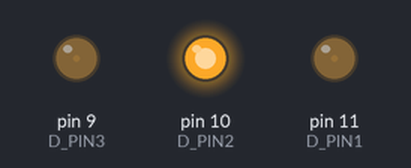
Recording of a sketch running on a simulated Arduino Uno, built with avr-gcc and run on an emulated ATmega328P. Parts: output pins drawn as LEDs (lit = HIGH).

Above: at 0.05 s.
At 0.65 s:
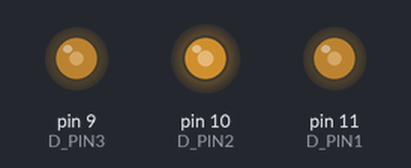
At 0.95 s:
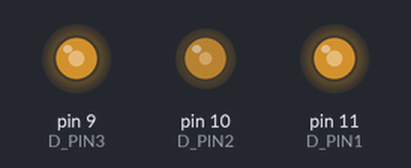
At 1.4 s:
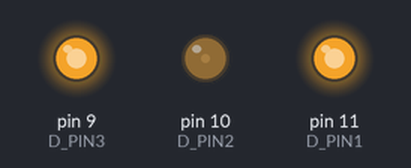
At 2.75 s:
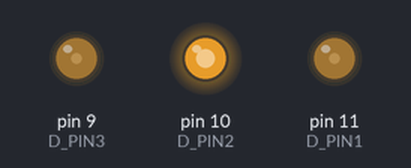
Timing chart, 0 to 7.0 s (numbered marks = the images above):
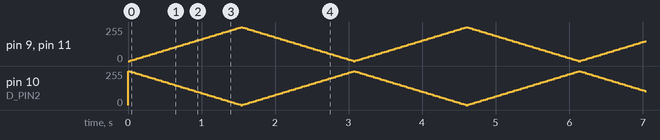

The sketch:

test_pwm.ino
```cpp
// Basic Bluetooth sketch HC-06_01
// Connect the Hc-06 module and communicate using the serial monitor
//
// The HC-06 defaults to AT mode when first powered on.
// The default baud rate is 9600
// The Hc-06 requires all AT commands to be in uppercase. NL+CR should not be added to the command string
//

#define D_PIN1 11
#define D_PIN2 10
#define D_PIN3 9

/*


*/

void setup()
{
  pinMode(D_PIN1, OUTPUT);
  pinMode(D_PIN2, OUTPUT);
  pinMode(D_PIN3, OUTPUT);
}

int brightness = 0;
int fade = 5;

void loop()
{
  analogWrite(D_PIN1, brightness);
  analogWrite(D_PIN2, 255 - brightness);
  analogWrite(D_PIN3, brightness);
  delay(30);

  if (brightness <= 0){
    fade = 5;
  } else if (brightness >= 255){
    fade = -5;
  }
  brightness += fade;
}
```
